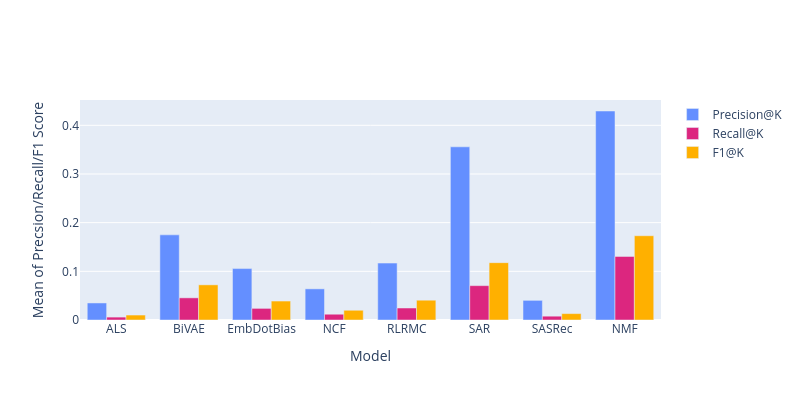

Write notebook code for a chart like this one.
### Code cell
colours = ["#ffb000",  "#dc267f",  "#648fff", "#fe6100", "#785ef0"]  # - IBM colourblind palette


fig = go.Figure(
    data=[
        go.Bar(name='Precision@K', x=plotting_df.model, y=plotting_df.precision_at_k, offsetgroup=1,
               marker_color="#648fff"),
        go.Bar(name='Recall@K', x=plotting_df.model, y=plotting_df.recall_at_k, offsetgroup=2, marker_color= "#dc267f"),
        go.Bar(name='F1@K', x=plotting_df.model, y=plotting_df.f1_at_k, offsetgroup=3, marker_color="#ffb000"),
    ],
    layout={
        #'title': {'text': ''},
        'xaxis': {'title': 'Model'},
        'yaxis': {'title': 'Mean of Precsion/Recall/F1 Score'}
    }
)

# Change the bar mode
fig.update_layout(barmode='group', height=400, width=800)
fig.show()

### Figure 1 — Plotly figure (JSON) as saved in the notebook; plotly's stock layout.template omitted (floating-point values rounded to 4 significant figures)
{"data": [{"marker": {"color": "#648fff"}, "name": "Precision@K", "offsetgroup": "1", "type": "bar", "x": ["ALS", "BiVAE", "EmbDotBias", "NCF", "RLRMC", "SAR", "SASRec", "NMF"], "y": [0.035, 0.1749, 0.1057, 0.064, 0.1169, 0.3558, 0.0404, 0.4294]}, {"marker": {"color": "#dc267f"}, "name": "Recall@K", "offsetgroup": "2", "type": "bar", "x": ["ALS", "BiVAE", "EmbDotBias", "NCF", "RLRMC", "SAR", "SASRec", "NMF"], "y": [0.005957, 0.04552, 0.02388, 0.01186, 0.02463, 0.07058, 0.007844, 0.1307]}, {"marker": {"color": "#ffb000"}, "name": "F1@K", "offsetgroup": "3", "type": "bar", "x": ["ALS", "BiVAE", "EmbDotBias", "NCF", "RLRMC", "SAR", "SASRec", "NMF"], "y": [0.01018, 0.07224, 0.03895, 0.02001, 0.04068, 0.1178, 0.01314, 0.1731]}], "layout": {"barmode": "group", "height": 400, "width": 800, "xaxis": {"title": {"text": "Model"}}, "yaxis": {"title": {"text": "Mean of Precsion/Recall/F1 Score"}}}}
